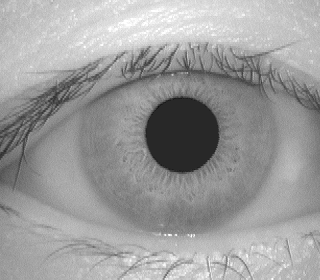
#> input picture A03/1.bmp, 320 x 280 px, found by its file name
$ python a03_190688910.py
#> lines starting #> are read from the running program, lines starting #| are printed output that depends on the picture; after the words box and inside, x2 and y2 are one past the last pixel; in counts of white or black regions, pixels touching at a corner belong together
import numpy as np
import cv2

eyeball1 = cv2.imread("A03/1.bmp", -1)
#> eyeball1 is the input picture: shape (280, 320); min 18, max 255, mean 155.9
eyeball2 = cv2.imread("A03/2.bmp", -1)
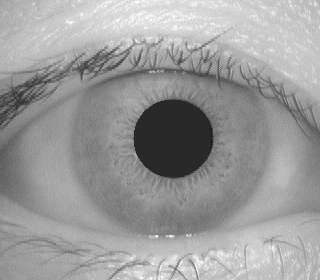
#> input picture A03/2.bmp, 320 x 280 px, found by its file name
#> eyeball2 is the input picture: shape (280, 320); min 18, max 255, mean 155
eyeball3 = cv2.imread("A03/3.bmp", -1)
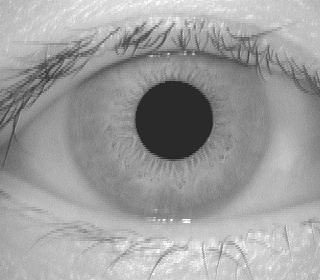
#> input picture A03/3.bmp, 320 x 280 px, found by its file name
#> eyeball3 is the input picture: shape (280, 320); min 29, max 255, mean 158
eyeball4 = cv2.imread("A03/4.bmp", -1)
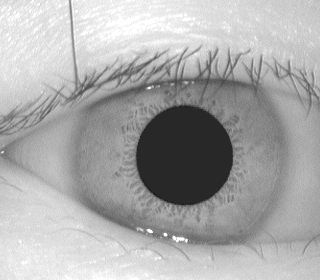
#> input picture A03/4.bmp, 320 x 280 px, found by its file name
#> eyeball4 is the input picture: shape (280, 320); min 19, max 255, mean 170.4
eyeball5 = cv2.imread("A03/5.bmp", -1)
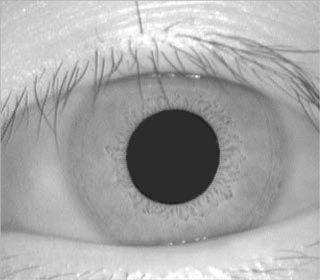
#> input picture A03/5.bmp, 320 x 280 px, found by its file name
#> eyeball5 is the input picture: shape (280, 320); min 24, max 255, mean 167.2
assert eyeball1 is not None, "Could not find the eyeball1 image."
assert eyeball2 is not None, "Could not find the eyeball2 image."
assert eyeball3 is not None, "Could not find the eyeball3 image."
assert eyeball4 is not None, "Could not find the eyeball4 image."
assert eyeball5 is not None, "Could not find the eyeball5 image."

#
#   Circle Detection and Results Compilation
#

def find_my_eyes(eyeball_image):

    #gaussian blurring and regular blur seemed to end up in no iris detection at all, medianblur takes the median in a set of pixels
    eyeball_image_preprocessed = cv2.medianBlur(eyeball_image, 5) #in the opencv documentation it says its good for salt and pepper noise

    #find the pupil right away, no other preprocessing needs to be done on the image for this to be successful
    pupil_circles = cv2.HoughCircles(image=eyeball_image_preprocessed, method=cv2.HOUGH_GRADIENT, dp=1, minDist=20, param1=170, param2=30, minRadius=0, maxRadius=0)
#> pupil_circles = [[181.5, 135.5, 37]]

    # Preprocessing for iris detection:
    kernel = np.array([[1,1,1,1],[1,1,1,1],[1,1,1,1],[1,1,1,1]])
    eyeball_image_preprocessed = cv2.erode(eyeball_image_preprocessed, kernel, iterations = 5)
    eyeball_image_preprocessed = cv2.dilate(eyeball_image_preprocessed, kernel, iterations = 3)

    #alpha is the scaling factor, beta is the delta -> setting these will change my image contrast
    eyeball_image_preprocessed = cv2.convertScaleAbs(eyeball_image_preprocessed, alpha=1.8, beta=-70)

    #demonstrate the canny detection occuring in the hough circles
    canny_edge_detection = cv2.Canny(eyeball_image_preprocessed, threshold1=45, threshold2=55) #upper threshold is that of the hough circles param1 (represents the same map)
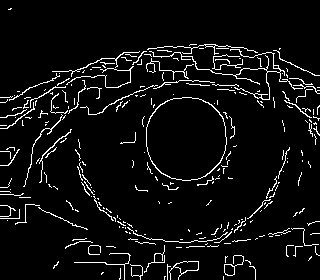
#> canny_edge_detection: shape (280, 320); 5.8% white in thin lines or dots
    iris_circles = cv2.HoughCircles(image=eyeball_image_preprocessed, method=cv2.HOUGH_GRADIENT, dp=1, minDist=400, param1=55, param2=30, minRadius=40, maxRadius=0)
#> iris_circles = [[178.5, 145.5, 101]]

    pupil_circles = np.round(pupil_circles)
#> pupil_circles = [[182, 136, 37]]
    pupil_circles = np.uint8(pupil_circles)
    pupil_circles = pupil_circles[0] # for some reason the houghcircles array is nested.
    iris_circles = np.round(iris_circles)
#> iris_circles = [[178, 146, 101]]
    iris_circles = np.uint8(iris_circles)
    iris_circles = iris_circles[0]

    #print("circle: ", circles)
    for i in pupil_circles:
        cv2.circle(eyeball_image, (i[0], i[1]), i[2], (0,0,0), 2)
#> this loop made 1 pass
#> eyeball_image: shape (280, 320); 0.78% of pixels changed, all inside (x1, y1, x2, y2) = (144, 98, 221, 175)
        #cv2.circle(eyeball_image, (i[0], i[1]), 2, (0,0,0), 2) #center dot

    #print("iris_circle: ", iris_circles)
    for i in iris_circles:
        cv2.circle(eyeball_image, (i[0], i[1]), i[2], (0,0,0), 2)
#> this loop made 1 pass
#> eyeball_image: shape (280, 320); min 0, max 255, mean 152
        #cv2.circle(eyeball_image, (i[0], i[1]), 2, (0,0,0), 2) #center dot

    return eyeball_image, canny_edge_detection


# Call and get the output:
eyeball1_circles, eyeball1_canny = find_my_eyes(eyeball1)
eyeball2_circles, eyeball2_canny = find_my_eyes(eyeball2)
#> in find_my_eyes (call 2), `canny_edge_detection = cv2.Canny(eyeball_image_preprocessed, threshold..`: canny_edge_detection: shape (280, 320); 5.5% white in thin lines or dots, all inside (x1, y1, x2, y2) = (0, 39, 320, 280)
#> the loop in find_my_eyes (call 2), `for i in pupil_circles:` made 1 pass
#> i on pass 1: [174, 136, 39]
#> after the loop in find_my_eyes (call 2), `for i in pupil_circles:`: eyeball_image: shape (280, 320); 0.83% of pixels changed, all inside (x1, y1, x2, y2) = (134, 96, 215, 177)
#> the loop in find_my_eyes (call 2), `for i in iris_circles:` made 1 pass
#> i on pass 1: [172, 144, 104]
#> after the loop in find_my_eyes (call 2), `for i in iris_circles:`: eyeball_image: shape (280, 320); min 0, max 255, mean 150.9
eyeball3_circles, eyeball3_canny = find_my_eyes(eyeball3)
#> in find_my_eyes (call 3), `canny_edge_detection = cv2.Canny(eyeball_image_preprocessed, threshold..`: canny_edge_detection: shape (280, 320); 5.9% white in thin lines or dots, all inside (x1, y1, x2, y2) = (0, 22, 320, 271)
#> after the loop in find_my_eyes (call 3), `for i in pupil_circles:`: eyeball_image: shape (280, 320); 0.83% of pixels changed, all inside (x1, y1, x2, y2) = (134, 78, 215, 159)
#> after the loop in find_my_eyes (call 3), `for i in iris_circles:`: eyeball_image: shape (280, 320); min 0, max 255, mean 153.6
eyeball4_circles, eyeball4_canny = find_my_eyes(eyeball4)
#> in find_my_eyes (call 4), `canny_edge_detection = cv2.Canny(eyeball_image_preprocessed, threshold..`: canny_edge_detection: shape (280, 320); 4.9% white in thin lines or dots, all inside (x1, y1, x2, y2) = (0, 49, 320, 260)
#> after the loop in find_my_eyes (call 4), `for i in pupil_circles:`: eyeball_image: shape (280, 320); 1.03% of pixels changed, all inside (x1, y1, x2, y2) = (133, 105, 236, 208)
#> after the loop in find_my_eyes (call 4), `for i in iris_circles:`: eyeball_image: shape (280, 320); min 0, max 255, mean 165
eyeball5_circles, eyeball5_canny = find_my_eyes(eyeball5)
#> in find_my_eyes (call 5), `pupil_circles = cv2.HoughCircles(image=eyeball_image_preprocessed, met..`: pupil_circles = [[173.5, 157.5, 48.5]]
#> in find_my_eyes (call 5), `canny_edge_detection = cv2.Canny(eyeball_image_preprocessed, threshold..`: canny_edge_detection: shape (280, 320); 4.4% white in thin lines or dots, all inside (x1, y1, x2, y2) = (0, 37, 320, 259)
#> in find_my_eyes (call 5), `iris_circles = cv2.HoughCircles(image=eyeball_image_preprocessed, meth..`: iris_circles = [[164.5, 146.5, 108.1]]
#> in find_my_eyes (call 5), `pupil_circles = np.round(pupil_circles)`: pupil_circles = [[174, 158, 48]]
#> in find_my_eyes (call 5), `iris_circles = np.round(iris_circles)`: iris_circles = [[164, 146, 108]]
#> the loop in find_my_eyes (call 5), `for i in pupil_circles:` made 1 pass
#> after the loop in find_my_eyes (call 5), `for i in pupil_circles:`:
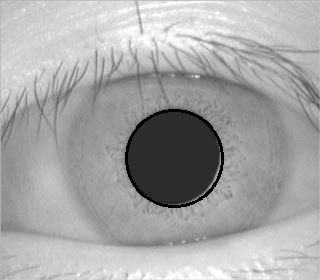
#> eyeball_image: shape (280, 320); 1.03% of pixels changed, all inside (x1, y1, x2, y2) = (125, 109, 224, 208)
#> the loop in find_my_eyes (call 5), `for i in iris_circles:` made 1 pass
#> after the loop in find_my_eyes (call 5), `for i in iris_circles:`:
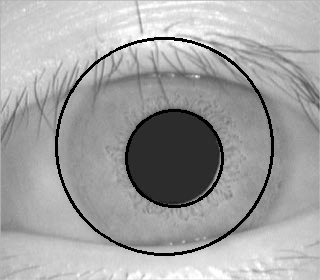
#> eyeball_image: shape (280, 320); 2.24% of pixels changed, all inside (x1, y1, x2, y2) = (55, 37, 274, 256)

cv2.imshow("eyeball1", eyeball1_circles)
cv2.imshow("eyeball2", eyeball2_circles)
cv2.imshow("eyeball3", eyeball3_circles)
cv2.imshow("eyeball4", eyeball4_circles)
cv2.imshow("eyeball5", eyeball5_circles)
cv2.imshow("eyeball1_canny", eyeball1_canny)
cv2.imshow("eyeball2_canny", eyeball2_canny)
cv2.imshow("eyeball3_canny", eyeball3_canny)
cv2.imshow("eyeball4_canny", eyeball4_canny)
cv2.imshow("eyeball5_canny", eyeball5_canny)
cv2.waitKey(0)
cv2.destroyAllWindows()

cv2.imwrite("1_segmented.bmp", eyeball1_circles)
cv2.imwrite("2_segmented.bmp", eyeball2_circles)
cv2.imwrite("3_segmented.bmp", eyeball3_circles)
cv2.imwrite("4_segmented.bmp", eyeball4_circles)
cv2.imwrite("5_segmented.bmp", eyeball5_circles)
cv2.imwrite("1_edge.bmp", eyeball1_canny)
cv2.imwrite("2_edge.bmp", eyeball2_canny)
cv2.imwrite("3_edge.bmp", eyeball3_canny)
cv2.imwrite("4_edge.bmp", eyeball4_canny)
cv2.imwrite("5_edge.bmp", eyeball5_canny)
